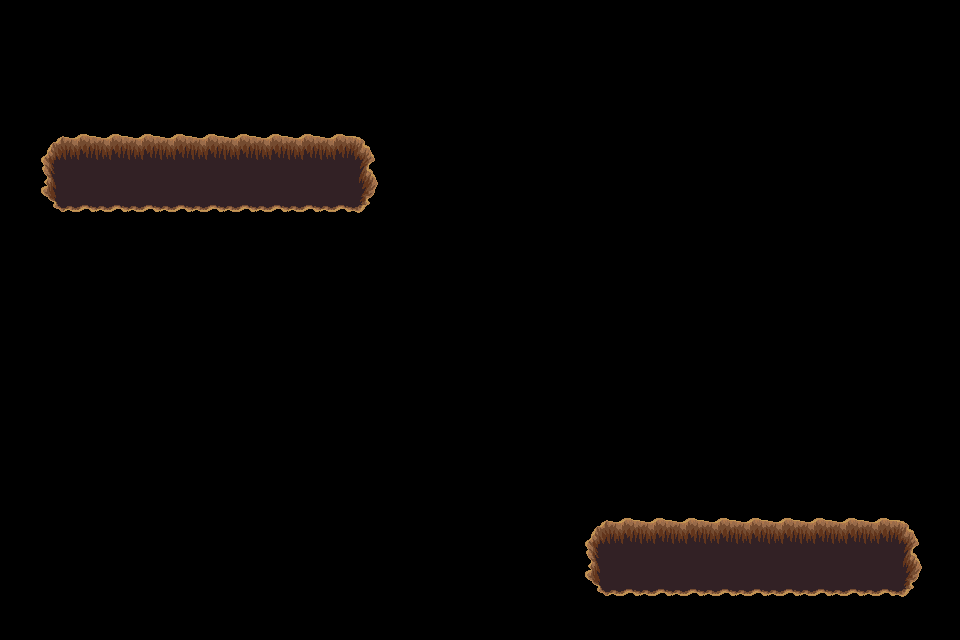

The image is a tile-based game level rendered from a .tmx file. Its description and complete source (layers, tilesets, objects, tile grids) follow:
An orthogonal 30x20 tile map with 32x32 px tiles, 1 tile layer (trou), 2 tilesets.

<map version="1.4" tiledversion="1.4.3" orientation="orthogonal" renderorder="right-down" width="30" height="20" tilewidth="32" tileheight="32" infinite="0" nextlayerid="9" nextobjectid="1">
 <tileset firstgid="1" source="../../dungeon_green.tsx" />
 <tileset firstgid="530" source="../../dungeon.tsx" />
 <layer id="8" name="trou" width="30" height="20">
  <data encoding="csv">
0,0,0,0,0,0,0,0,0,0,0,0,0,0,0,0,0,0,0,0,0,0,0,0,0,0,0,0,0,0,
0,0,0,0,0,0,0,0,0,0,0,0,0,0,0,0,0,0,0,0,0,0,0,0,0,0,0,0,0,0,
0,0,0,0,0,0,0,0,0,0,0,0,0,0,0,0,0,0,0,0,0,0,0,0,0,0,0,0,0,0,
0,0,0,0,0,0,0,0,0,0,0,0,0,0,0,0,0,0,0,0,0,0,0,0,0,0,0,0,0,0,
0,432,433,433,433,433,433,433,433,433,433,434,0,0,0,0,0,0,0,0,0,0,0,0,0,0,0,0,0,0,
0,455,456,456,456,456,456,456,456,456,456,457,0,0,0,0,0,0,0,0,0,0,0,0,0,0,0,0,0,0,
0,478,479,479,479,479,479,479,479,479,479,480,0,0,0,0,0,0,0,0,0,0,0,0,0,0,0,0,0,0,
0,0,0,0,0,0,0,0,0,0,0,0,0,0,0,0,0,0,0,0,0,0,0,0,0,0,0,0,0,0,
0,0,0,0,0,0,0,0,0,0,0,0,0,0,0,0,0,0,0,0,0,0,0,0,0,0,0,0,0,0,
0,0,0,0,0,0,0,0,0,0,0,0,0,0,0,0,0,0,0,0,0,0,0,0,0,0,0,0,0,0,
0,0,0,0,0,0,0,0,0,0,0,0,0,0,0,0,0,0,0,0,0,0,0,0,0,0,0,0,0,0,
0,0,0,0,0,0,0,0,0,0,0,0,0,0,0,0,0,0,0,0,0,0,0,0,0,0,0,0,0,0,
0,0,0,0,0,0,0,0,0,0,0,0,0,0,0,0,0,0,0,0,0,0,0,0,0,0,0,0,0,0,
0,0,0,0,0,0,0,0,0,0,0,0,0,0,0,0,0,0,0,0,0,0,0,0,0,0,0,0,0,0,
0,0,0,0,0,0,0,0,0,0,0,0,0,0,0,0,0,0,0,0,0,0,0,0,0,0,0,0,0,0,
0,0,0,0,0,0,0,0,0,0,0,0,0,0,0,0,0,0,0,0,0,0,0,0,0,0,0,0,0,0,
0,0,0,0,0,0,0,0,0,0,0,0,0,0,0,0,0,0,432,433,433,433,433,433,433,433,433,433,434,0,
0,0,0,0,0,0,0,0,0,0,0,0,0,0,0,0,0,0,455,456,456,456,456,456,456,456,456,456,457,0,
0,0,0,0,0,0,0,0,0,0,0,0,0,0,0,0,0,0,478,479,479,479,479,479,479,479,479,479,480,0,
0,0,0,0,0,0,0,0,0,0,0,0,0,0,0,0,0,0,0,0,0,0,0,0,0,0,0,0,0,0
</data>
 </layer>
</map>
